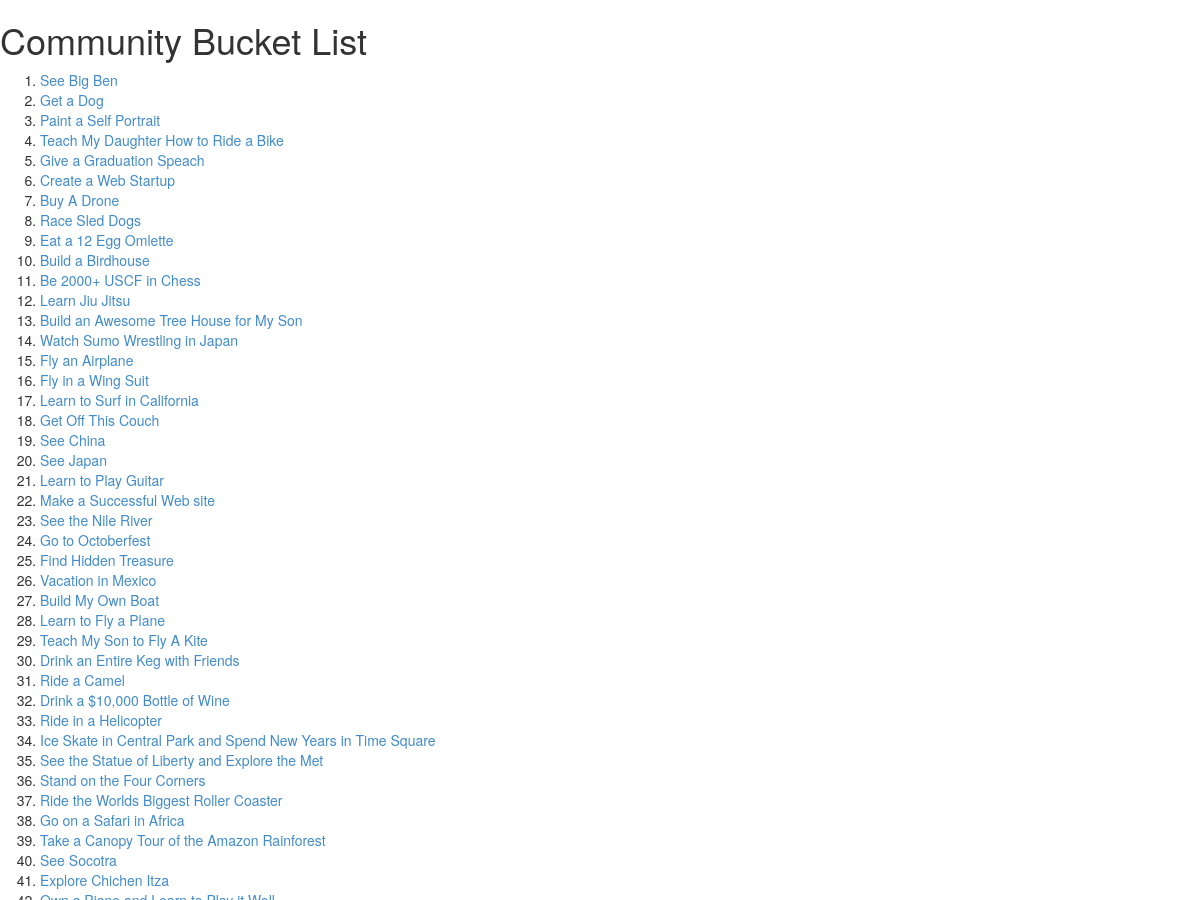
The page /bucketlist/ (upper part) on the database as committed earlier.
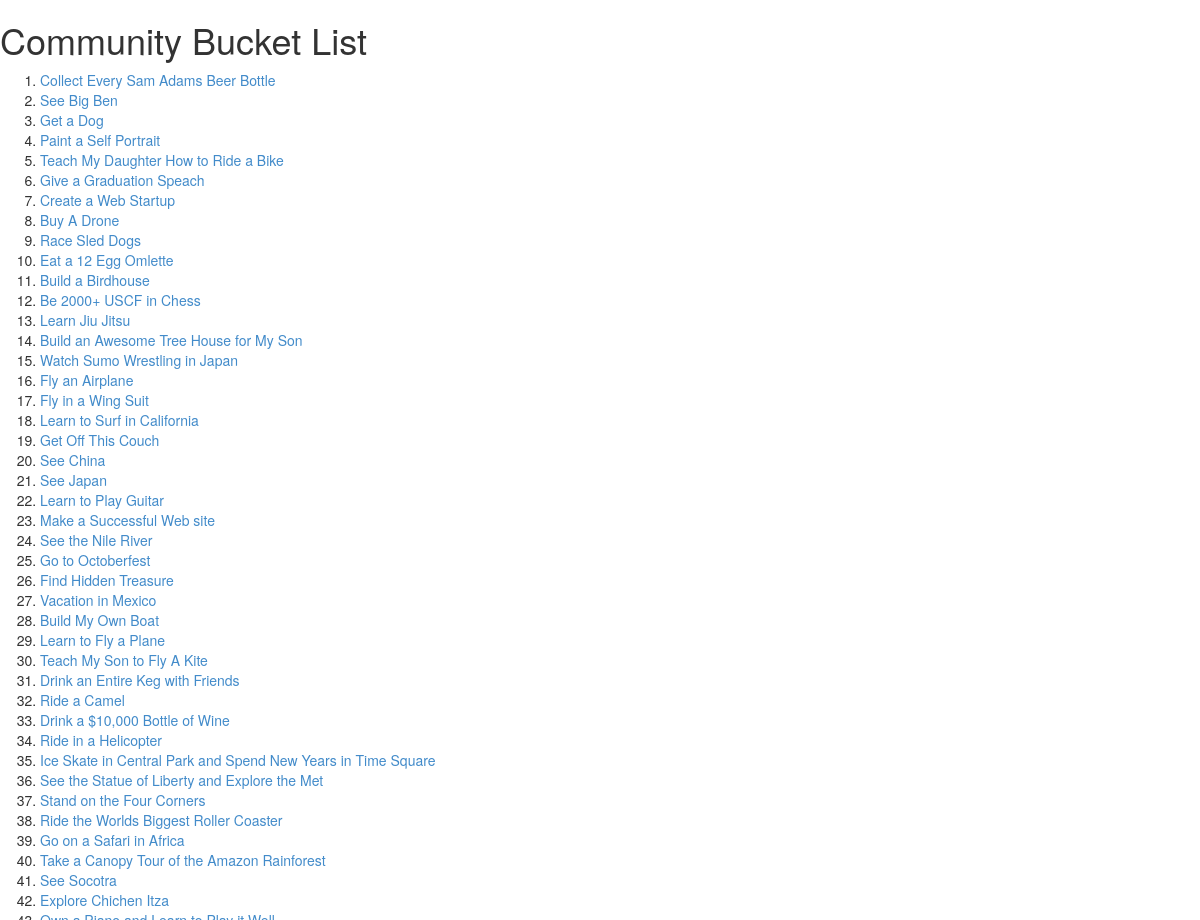
The same page on the database as committed later.
### BucketList/models.py (models this page shows, shortened)
class BucketListItem(models.Model):
    text = models.CharField(max_length = 200)
    pub_by = models.ForeignKey(User,editable = False)
    pub_date = models.DateTimeField(editable=False)
    goal_type = models.CharField(choices = CHOICES, max_length = 200)
    cost = models.CharField(max_length = 20)
    time = models.CharField(max_length = 20)
    hours = models.CharField(max_length = 20)
    crossed_off = models.BooleanField(editable = False)
    def recently_added(self):
        return self.pub_date >= timezone.now() - datetime.timedelta(days = 1)
    recently_added.boolean = True

### BucketList/views.py (the view)
# urls.py: url(r'^item/(?P<id>\w+)/', views.index_items, name = 'index items'),
def index(request):
    all_list_items = BucketListItem.objects.all().order_by('-pub_date')
    context = {'all_list_items': all_list_items}
    return render(request, 'BucketList/index.html', context)

### BucketList/templates/BucketList/index.html (shortened to what this page needs)
{% extends 'base.html' %}
{% block content %}
<h1>Community Bucket List</h1>
{% if all_list_items %}
    <ol>
    {% for item in all_list_items %}
        {% if item.crossed_off == True %}
            <li><a href="/bucketlist/item/{{item.id}}/" style="text-decoration: line-through;">{{ item.text }}</a></li>
        {% else %}
            <li><a href="/bucketlist/item/{{item.id}}/">{{ item.text }}</a></li>
        {% endif %}
    {% endfor %}
    <br/>
    <br/>
    <br>
    <br>
{% else %}
    <p>There are no Bucket List items here!  Better go add one.</p>
{% endif %}
{% endblock %}

Rows that differ between the two databases and show on the page:
added BucketListItem: text "Collect Every Sam Adams Beer Bottle"
